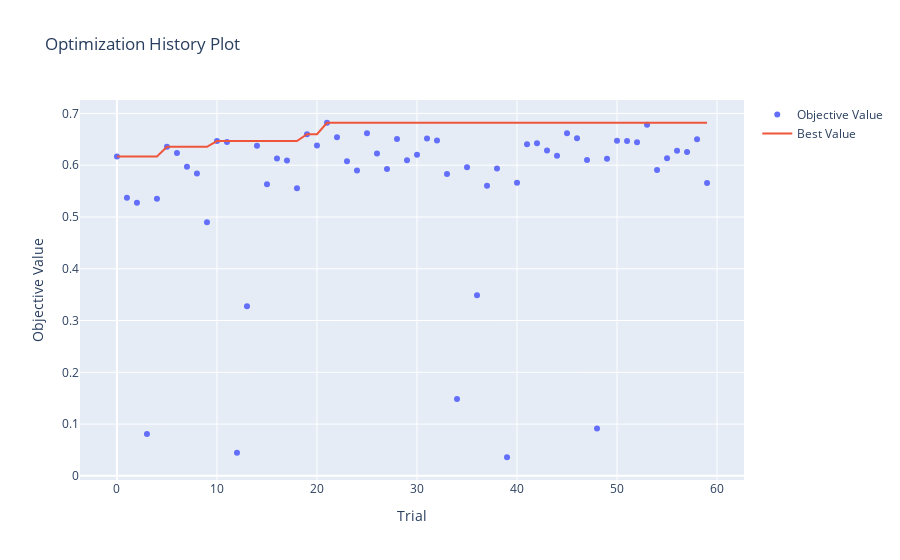

Notebook code cell kept with this figure:
### Code cell
# plot performance of all trials
optuna.visualization.plot_optimization_history(study)
